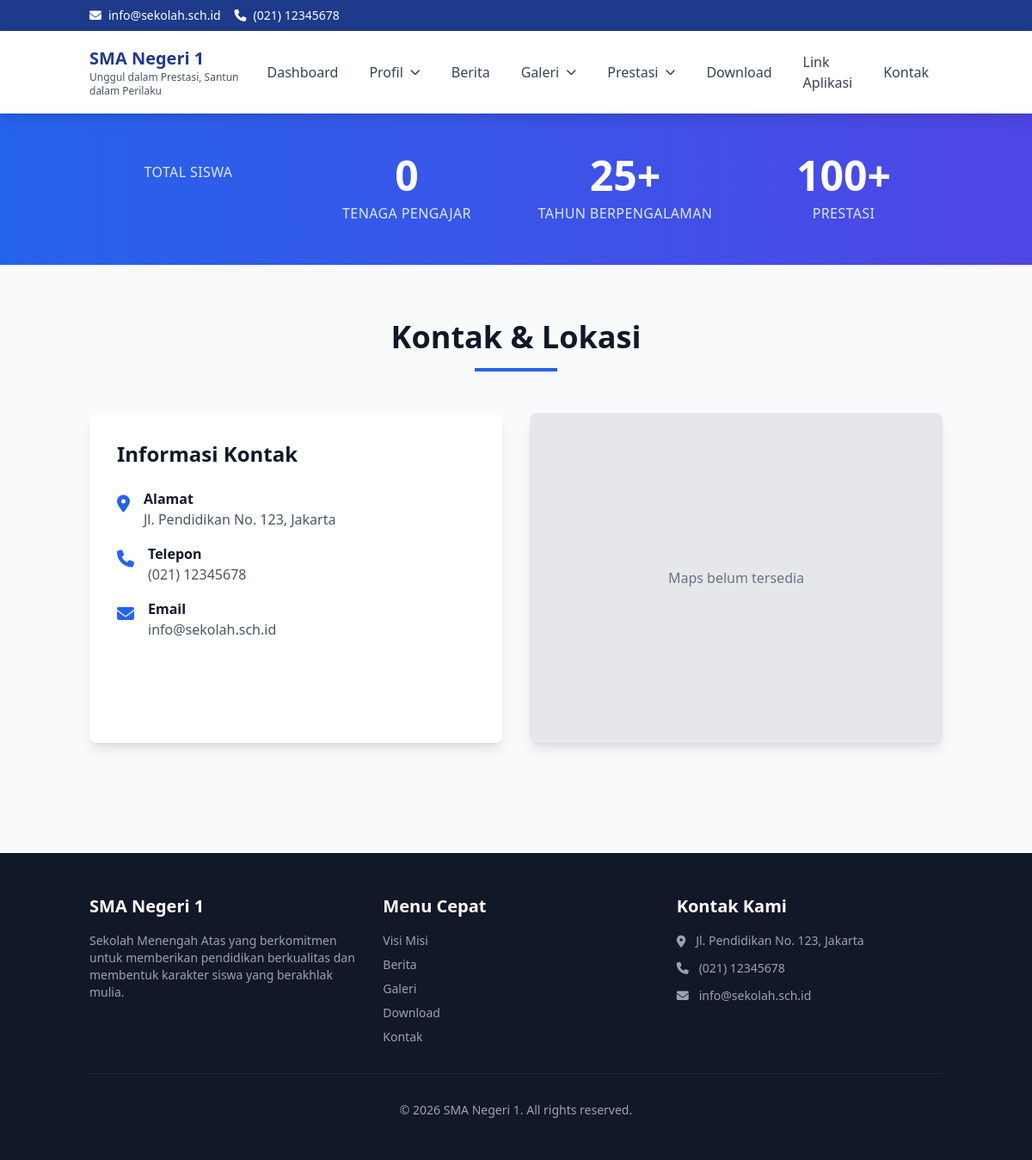
The page / on the database its author committed.
### tables this page shows
CREATE TABLE `kontak` (
  `id` int(11) NOT NULL AUTO_INCREMENT,
  `alamat` text NOT NULL,
  `telepon` varchar(50) DEFAULT NULL,
  `fax` varchar(50) DEFAULT NULL,
  `email` varchar(255) DEFAULT NULL,
  `maps_embed` text DEFAULT NULL,
  `facebook` varchar(255) DEFAULT NULL,
  `instagram` varchar(255) DEFAULT NULL,
  `twitter` varchar(255) DEFAULT NULL,
  `youtube` varchar(255) DEFAULT NULL,
  `created_at` datetime DEFAULT CURRENT_TIMESTAMP,
  `updated_at` datetime DEFAULT CURRENT_TIMESTAMP ON UPDATE CURRENT_TIMESTAMP,
  PRIMARY KEY (`id`)
);

CREATE TABLE `settings` (
  `id` int(11) NOT NULL AUTO_INCREMENT,
  `nama_sekolah` varchar(255) NOT NULL,
  `singkatan` varchar(50) DEFAULT NULL,
  `logo` varchar(255) DEFAULT NULL,
  `favicon` varchar(255) DEFAULT NULL,
  `tagline` varchar(255) DEFAULT NULL,
  `deskripsi` text DEFAULT NULL,
  `meta_keywords` text DEFAULT NULL,
  `meta_description` text DEFAULT NULL,
  `created_at` datetime DEFAULT CURRENT_TIMESTAMP,
  `updated_at` datetime DEFAULT CURRENT_TIMESTAMP ON UPDATE CURRENT_TIMESTAMP,
  PRIMARY KEY (`id`)
);

### application/core/MY_Controller.php (called while the page is built, shortened)
<?php
class Public_Controller extends MY_Controller {
    public function __construct() {
        $this->load->model('settings_model');
        $this->load->model('kontak_model');
    }
    protected function render_public($view, $data = []) {
        $data['settings'] = $this->settings_model->get();
        $data['kontak'] = $this->kontak_model->get();
        $this->load->view('public/layouts/header', $data);
        $this->load->view($view, $data);
        $this->load->view('public/layouts/footer', $data);
    }
}

### application/controllers/Home.php (called while the page is built, shortened)
<?php
class Home extends Public_Controller {
    public function index() {
        $data['title'] = 'Beranda';
        $data['sliders'] = $this->slider_model->get_all(1);
        $data['latest_news'] = $this->berita_model->get_all(1, 6);
        $data['guru'] = $this->guru_model->get_all(1);
        $data['total_siswa'] = $this->siswa_stats_model->get_total_siswa();
        $this->render_public('public/home', $data);
    }
}

### index.php (called while the page is built, shortened)
<?php
require_once BASEPATH.'core/CodeIgniter.php';

### application/models/Kontak_model.php (called while the page is built, shortened)
<?php
class Kontak_model extends CI_Model {
    private $table = 'kontak';
    public function get() {
        return $this->db->get($this->table)->row();
    }
}

### application/models/Settings_model.php (called while the page is built, shortened)
<?php
class Settings_model extends CI_Model {
    private $table = 'settings';
    public function get() {
        return $this->db->get($this->table)->row();
    }
}

### application/views/public/home.php (the view, shortened to what this page needs)
<div class="bg-gradient-to-r from-blue-600 to-indigo-600 py-12">
    <div class="container mx-auto px-4">
        <div class="grid grid-cols-1 md:grid-cols-4 gap-6 text-center text-white">
            <div class="transform hover:scale-105 transition">
                <div class="text-blue-100 uppercase tracking-wide">Total Siswa</div>
            </div>
            <div class="transform hover:scale-105 transition">
                <div class="text-5xl font-bold mb-2"><?= count($guru) ?></div>
                <div class="text-blue-100 uppercase tracking-wide">Tenaga Pengajar</div>
            </div>
            <div class="transform hover:scale-105 transition">
                <div class="text-5xl font-bold mb-2">25+</div>
                <div class="text-blue-100 uppercase tracking-wide">Tahun Berpengalaman</div>
            </div>
            <div class="transform hover:scale-105 transition">
                <div class="text-5xl font-bold mb-2">100+</div>
                <div class="text-blue-100 uppercase tracking-wide">Prestasi</div>
            </div>
        </div>
    </div>
</div>
<?php if(isset($kontak)): ?>
<section class="container mx-auto px-4 py-16">
    <div class="text-center mb-12">
        <h2 class="text-4xl font-bold text-gray-900 mb-4">Kontak & Lokasi</h2>
        <div class="w-24 h-1 bg-blue-600 mx-auto"></div>
    </div>
    <div class="grid grid-cols-1 lg:grid-cols-2 gap-8">
        <div class="bg-white rounded-lg shadow-lg p-8">
            <h3 class="text-2xl font-bold text-gray-900 mb-6">Informasi Kontak</h3>
            <div class="space-y-4">
                <?php if($kontak->alamat): ?>
                <div class="flex items-start">
                    <i class="fas fa-map-marker-alt text-blue-600 text-xl mt-1 mr-4"></i>
                    <div>
                        <h4 class="font-semibold text-gray-900">Alamat</h4>
                        <p class="text-gray-600"><?= $kontak->alamat ?></p>
                    </div>
                </div>
                <?php endif; ?>
                <?php if($kontak->telepon): ?>
                <div class="flex items-start">
                    <i class="fas fa-phone text-blue-600 text-xl mt-1 mr-4"></i>
                    <div>
                        <h4 class="font-semibold text-gray-900">Telepon</h4>
                        <p class="text-gray-600"><?= $kontak->telepon ?></p>
                    </div>
                </div>
                <?php endif; ?>
                <?php if($kontak->email): ?>
                <div class="flex items-start">
                    <i class="fas fa-envelope text-blue-600 text-xl mt-1 mr-4"></i>
                    <div>
                        <h4 class="font-semibold text-gray-900">Email</h4>
                        <p class="text-gray-600"><?= $kontak->email ?></p>
                    </div>
                </div>
                <?php endif; ?>
            </div>
        </div>
        <?php if($kontak->maps_embed): ?>
        <div class="bg-white rounded-lg shadow-lg overflow-hidden">
            <?= $kontak->maps_embed ?>
        </div>
        <?php else: ?>
        <div class="bg-gray-200 rounded-lg shadow-lg h-96 flex items-center justify-center">
            <p class="text-gray-500">Maps belum tersedia</p>
        </div>
        <?php endif; ?>
    </div>
</section>
<?php endif; ?>

### application/views/public/layouts/header.php (shortened to what this page needs)
<!DOCTYPE html>
<html lang="id">
<head>
    <script src="https://cdn.tailwindcss.com"></script>
    <link rel="stylesheet" href="https://cdnjs.cloudflare.com/ajax/libs/font-awesome/6.4.0/css/all.min.css">
</head>
<body class="bg-gray-50">
    <div class="bg-blue-900 text-white py-2 hidden md:block">
        <div class="container mx-auto px-4">
            <div class="flex justify-between items-center text-sm">
                <div class="flex items-center space-x-4">
                    <?php if(isset($kontak) && $kontak->email): ?>
                        <span><i class="fas fa-envelope mr-2"></i><?= $kontak->email ?></span>
                    <?php endif; ?>
                    <?php if(isset($kontak) && $kontak->telepon): ?>
                        <span><i class="fas fa-phone mr-2"></i><?= $kontak->telepon ?></span>
                    <?php endif; ?>
                </div>
            </div>
        </div>
    </div>
    <nav class="bg-white shadow-lg sticky top-0 z-50">
        <div class="container mx-auto px-4">
            <div class="flex justify-between items-center py-4">
                <div class="flex items-center space-x-3">
                    <div>
                        <h1 class="text-xl font-bold text-blue-900"><?= isset($settings) ? $settings->nama_sekolah : 'Sekolah' ?></h1>
                        <?php if(isset($settings) && $settings->tagline): ?>
                            <p class="text-xs text-gray-600"><?= $settings->tagline ?></p>
                        <?php endif; ?>
                    </div>
                </div>
                <div class="hidden lg:flex items-center space-x-1">
                    <a href="<?= base_url() ?>" class="px-4 py-2 text-gray-700 hover:text-blue-600 hover:bg-blue-50 rounded-lg transition">Dashboard</a>
                    <div class="relative group">
                        <button class="px-4 py-2 text-gray-700 hover:text-blue-600 hover:bg-blue-50 rounded-lg transition flex items-center">
                            Profil <i class="fas fa-chevron-down ml-2 text-xs"></i>
                        </button>
                    </div>
                    <a href="<?= base_url('berita') ?>" class="px-4 py-2 text-gray-700 hover:text-blue-600 hover:bg-blue-50 rounded-lg transition">Berita</a>
                    <div class="relative group">
                        <button class="px-4 py-2 text-gray-700 hover:text-blue-600 hover:bg-blue-50 rounded-lg transition flex items-center">
                            Galeri <i class="fas fa-chevron-down ml-2 text-xs"></i>
                        </button>
                    </div>
                    <div class="relative group">
                        <button class="px-4 py-2 text-gray-700 hover:text-blue-600 hover:bg-blue-50 rounded-lg transition flex items-center">
                            Prestasi <i class="fas fa-chevron-down ml-2 text-xs"></i>
                        </button>
                    </div>
                    <a href="<?= base_url('download') ?>" class="px-4 py-2 text-gray-700 hover:text-blue-600 hover:bg-blue-50 rounded-lg transition">Download</a>
                    <a href="<?= base_url('link-aplikasi') ?>" class="px-4 py-2 text-gray-700 hover:text-blue-600 hover:bg-blue-50 rounded-lg transition">Link Aplikasi</a>
                    <a href="<?= base_url('kontak') ?>" class="px-4 py-2 text-gray-700 hover:text-blue-600 hover:bg-blue-50 rounded-lg transition">Kontak</a>
                </div>
            </div>
        </div>
    </nav>

### application/views/public/layouts/footer.php (shortened to what this page needs)
    <footer class="bg-gray-900 text-white mt-16">
        <div class="container mx-auto px-4 py-12">
            <div class="grid grid-cols-1 md:grid-cols-3 gap-8">
                <div>
                    <h3 class="text-xl font-bold mb-4"><?= isset($settings) ? $settings->nama_sekolah : 'Sekolah' ?></h3>
                    <?php if(isset($settings) && $settings->deskripsi): ?>
                        <p class="text-gray-400 text-sm"><?= character_limiter(strip_tags($settings->deskripsi), 150) ?></p>
                    <?php endif; ?>
                </div>
                <div>
                    <h3 class="text-xl font-bold mb-4">Menu Cepat</h3>
                    <ul class="space-y-2 text-gray-400 text-sm">
                        <li><a href="<?= base_url('profil/visi_misi') ?>" class="hover:text-white transition">Visi Misi</a></li>
                        <li><a href="<?= base_url('berita') ?>" class="hover:text-white transition">Berita</a></li>
                        <li><a href="<?= base_url('galeri/foto') ?>" class="hover:text-white transition">Galeri</a></li>
                        <li><a href="<?= base_url('download') ?>" class="hover:text-white transition">Download</a></li>
                        <li><a href="<?= base_url('kontak') ?>" class="hover:text-white transition">Kontak</a></li>
                    </ul>
                </div>
                <div>
                    <h3 class="text-xl font-bold mb-4">Kontak Kami</h3>
                    <ul class="space-y-3 text-gray-400 text-sm">
                        <?php if(isset($kontak) && $kontak->alamat): ?>
                            <li class="flex items-start">
                                <i class="fas fa-map-marker-alt mt-1 mr-3"></i>
                                <span><?= $kontak->alamat ?></span>
                            </li>
                        <?php endif; ?>
                        <?php if(isset($kontak) && $kontak->telepon): ?>
                            <li class="flex items-center">
                                <i class="fas fa-phone mr-3"></i>
                                <span><?= $kontak->telepon ?></span>
                            </li>
                        <?php endif; ?>
                        <?php if(isset($kontak) && $kontak->email): ?>
                            <li class="flex items-center">
                                <i class="fas fa-envelope mr-3"></i>
                                <span><?= $kontak->email ?></span>
                            </li>
                        <?php endif; ?>
                    </ul>
                </div>
            </div>
            <div class="border-t border-gray-800 mt-8 pt-8 text-center text-gray-400 text-sm">
                <p>&copy; <?= date('Y') ?> <?= isset($settings) ? $settings->nama_sekolah : 'Sekolah' ?>. All rights reserved.</p>
            </div>
        </div>
    </footer>
</body>
</html>

### rows shown on the page
kontak: email "info@sekolah.sch.id", telepon "(021) 12345678", alamat "Jl. Pendidikan No. 123, Jakarta"
settings: nama_sekolah "SMA Negeri 1", tagline "Unggul dalam Prestasi, Santun dalam Perilaku", deskripsi "Sekolah Menengah Atas yang berkomitmen untuk memberikan pendidikan berkualitas dan membentuk karakter siswa yang berakhlak mulia."

### other values the page prints
count($guru) "0"
